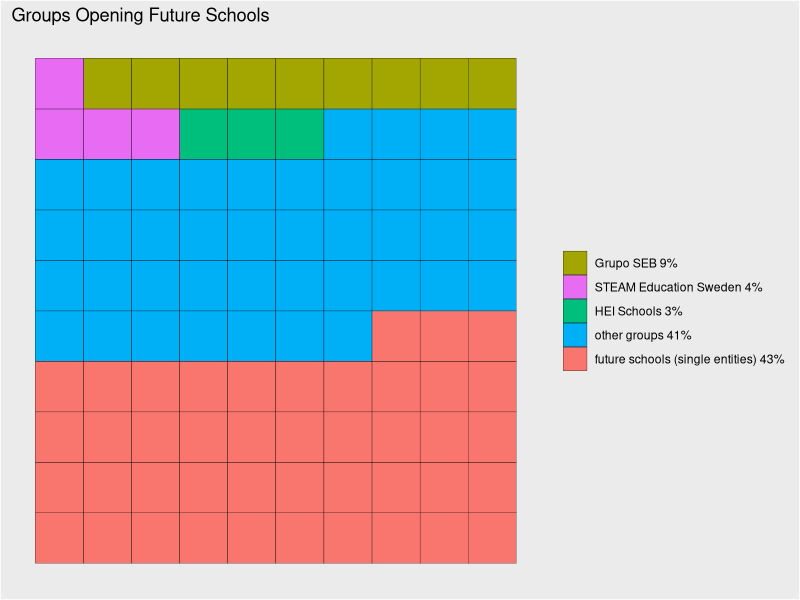

The R source for this figure:
library(tidyverse)

data <- read_csv("data.csv")

df <- expand.grid(x = 1:10, y = 1:10)

# add the regions to a vector - each region is added "share" times e.g. Europe is added 20 times
# the regions are added to the chart from the bottom - reverse the order so they match the legend
category <- rev(rep(data$group, data$share))

# reverse every second row so the colours stay in groups
for (i in 0:4) {
  category[(i * 20 + 1):(i * 20 + 10)] <- rev(category[(i * 20 + 1):(i * 20 + 10)])
}

df$category <- category

df %>% 
  ggplot(aes(x = x, y = y, fill = category)) +
  geom_tile(color = "black") +
  labs(title = "Groups Opening Future Schools") + 
  scale_fill_discrete(
    breaks = data$group,
    labels = paste0(data$group, " ", data$share, "%")
  ) +
  theme(
    plot.background = element_rect(fill = "grey92"),
    panel.background = element_blank(),
    panel.grid.major = element_blank(),
    panel.grid.minor = element_blank(),
    axis.text = element_blank(),
    axis.title = element_blank(),
    axis.ticks = element_blank(),
    legend.background = element_blank(),
    legend.title = element_blank()
  )
